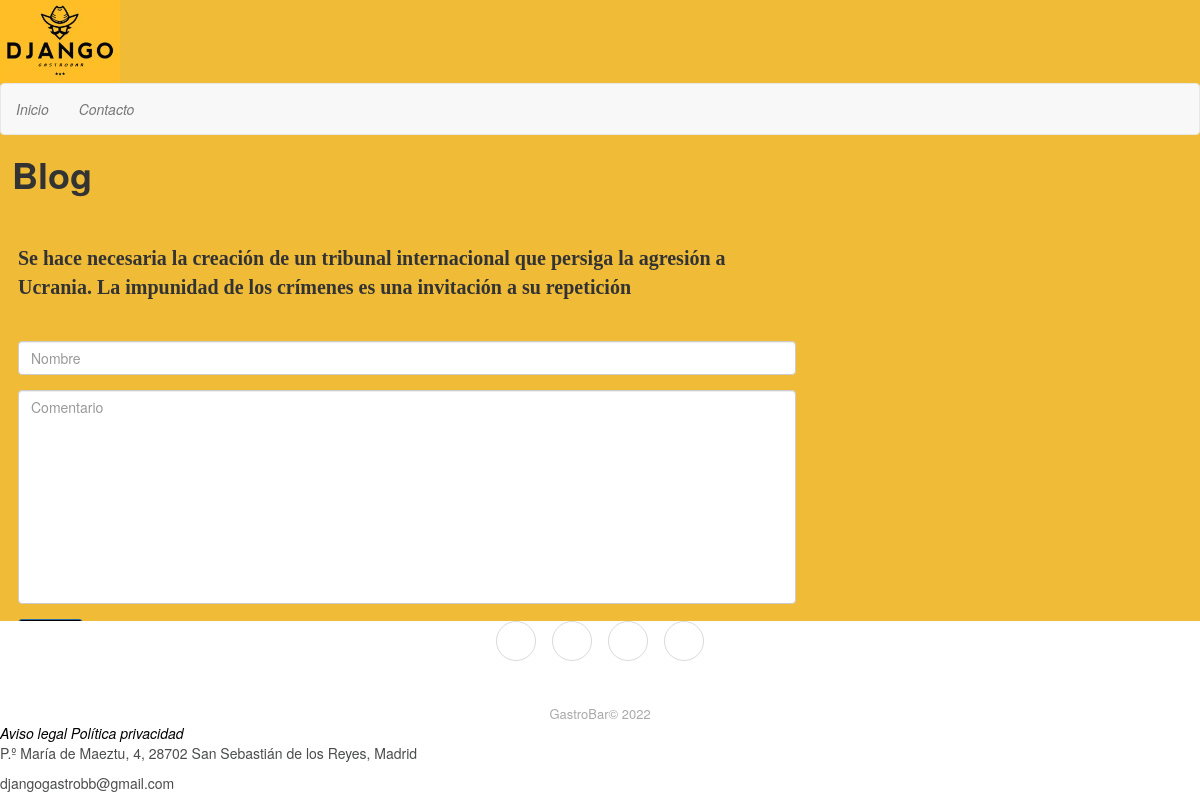
Page /gastroblog/ on the earlier database version.
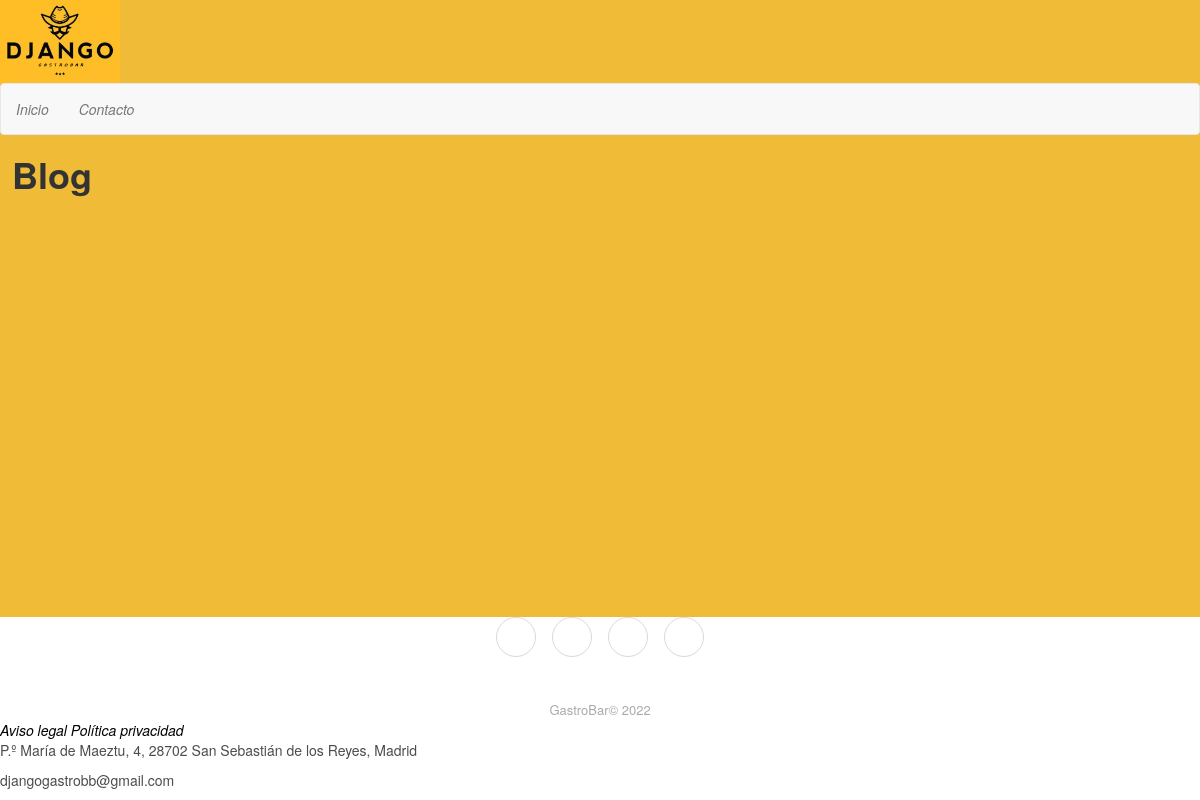
Same page on the later database version.
### gastroblog/models.py (models this page shows)
class Article(models.Model):
    content = models.TextField(null = False, default = None)

### gastroblog/views.py (the view, shortened to what this page needs)
# urls.py: 2. Add a URL to urlpatterns:  path('blog/', include('blog.urls'))
def blog(request):
    form = CommentsForm()
    articles = Article.objects.all()
    comments = Comments.objects.all()
    context = {
        'form' : form,
        'articles' : articles,
        'comments' : comments
    }
    return render(request, 'blog.html', context)

### gastroblog/forms.py
class CommentsForm(forms.Form):
    user=forms.CharField(
        max_length=20,
        widget=forms.TextInput(attrs={
            "class" : "form-control",
            "placeholder" : "Nombre"
        }))
    comment = forms.CharField(
        widget=forms.Textarea(attrs={
            "class" : "form-control",
            "placeholder" : "Comentario"
        }))
    article_id = forms.CharField(
        widget=forms.TextInput())

### gastroblog/templates/blog.html (shortened to what this page needs)
{% extends 'mainBlog.html'%}
{% load static %}
{% block page_content2%}
<h1 class="title">Blog</h1>
<body class="blog">
<div class="row">
    <div class="col-md-8">
        {% for article in articles %}
            <div class="articulo" >
                {{article.content}}
            </div>
            <form action="/gastroblog/" method="post">
                <div class="form-group" >
                    {{form.user}}
                </div>
                <div class="form-group" >
                    {{form.comment}}
                </div>
                <button type="submit" class="btn btn-primary" >Enviar</button>
            </form>
        </body>
        {% endfor %}
    </div>
</div>
{%endblock%}

Differences in the rows shown:
removed Article: content "Se hace necesaria la creación de un tribunal internacional que persiga la agresión a Ucrania. La impunidad de los crímenes es una invitación a su repetición"
